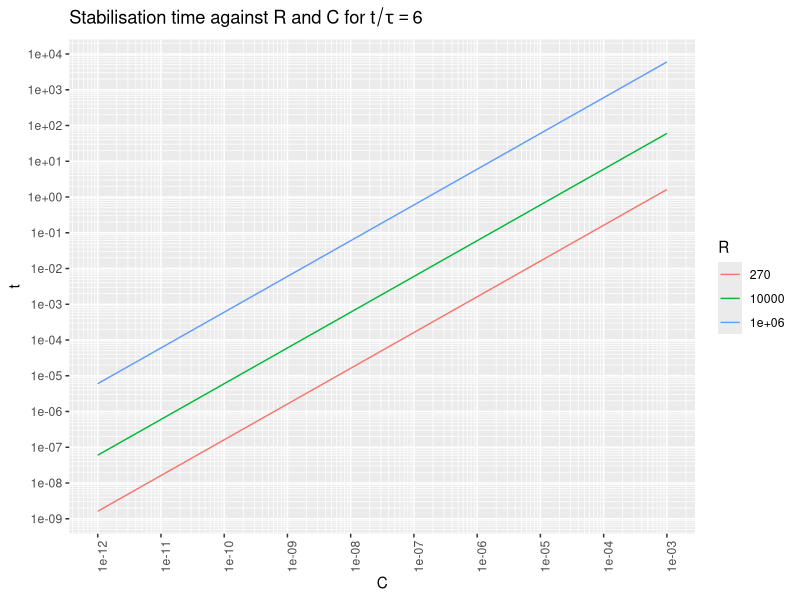

Reproduce this figure in R.
#!/usr/bin/R -q -f

library(ggplot2)

# taus = t/RC
# t = timer*s/f

R = t(c(270, 10e3, 1e6))    # all drive resistors
colnames(R) = R
taustable = 6               # taus to stabilization
taufall = -log(1.1/5)       # taus from 5V to 1.1V
taurise = -log(1-1.1/5)     # taus from 0V to 1.1V     
f = 16e6                    # timer frequency
s = matrix(2^c(0,3,6,8,10)) # all prescaler factors
rownames(s) = s

# To choose the various scales, either we want to choose a
# minimum timer resolution and then optimize for fastest time,
# or choose a maximum time and then optimize for highest resolution.
tmax = 0.5

# Based on the max time, max caps for each R
Cmax_time = tmax/taustable/R
Cmax_time_compare = t(replicate(length(s), as.vector(Cmax_time)))

# Based on the max timer, max caps for each R and s
Cmax_timer = ((2^16 - 1)*s/f/taustable) %*% (1/R)

Cmax = pmin(Cmax_timer, Cmax_time_compare)

# Based on a timer count of 1, min caps for each R and s
Cmin = (s/f/taurise) %*% (1/R)

# various E12 capacitors over the full range
C = matrix(10^seq(-12, -3, by=1/12))
rownames(C) = C  # sprintf('%.2e', C)

# The stabilization time is two-dimensional, over C and R.
tm = taustable*C %*% R

# The stabilization timer value is three-dimensional, over C, R, and s.
timer = drop((f*tm) %o% (1/s))

# For every C there is a one-dimensional array of times and a
# two-dimensional array of timer values.



# Adapted from https://stackoverflow.com/questions/30179442
log10_breaks = function(maj) {
  function(x) {
    minx         = floor(min(log10(x), na.rm=T)) - 1
    maxx         = ceiling(max(log10(x), na.rm=T)) + 1
    n_major      = maxx - minx + 1
    major_breaks = seq(minx, maxx, by=1)
    if (maj==TRUE) breaks = major_breaks
    else breaks = rep(log10(seq(1, 9, by=1)), times=n_major) +
                  rep(major_breaks, each=9)
    10^breaks
  }
}
scale_x_log10_eng = function(...) {
  scale_x_log10(..., breaks=log10_breaks(TRUE),
                     minor_breaks=log10_breaks(FALSE))
}
scale_y_log10_eng = function(...) {
  scale_y_log10(..., breaks=log10_breaks(TRUE),
                     minor_breaks=log10_breaks(FALSE))
}

tm_df = as.data.frame.table(tm)
colnames(tm_df) = c('C', 'R', 't')
tm_df$C = as.numeric(levels(tm_df$C))[tm_df$C]
ggplot(tm_df, aes(x=C, y=t, colour=R, group=R)) +
   ggtitle(bquote(paste(
      'Stabilisation time against R and C for ',
      t/tau == .(taustable)))) +
   geom_line() +
   scale_x_log10_eng() + scale_y_log10_eng() +
   theme(axis.text.x=element_text(angle=90))
